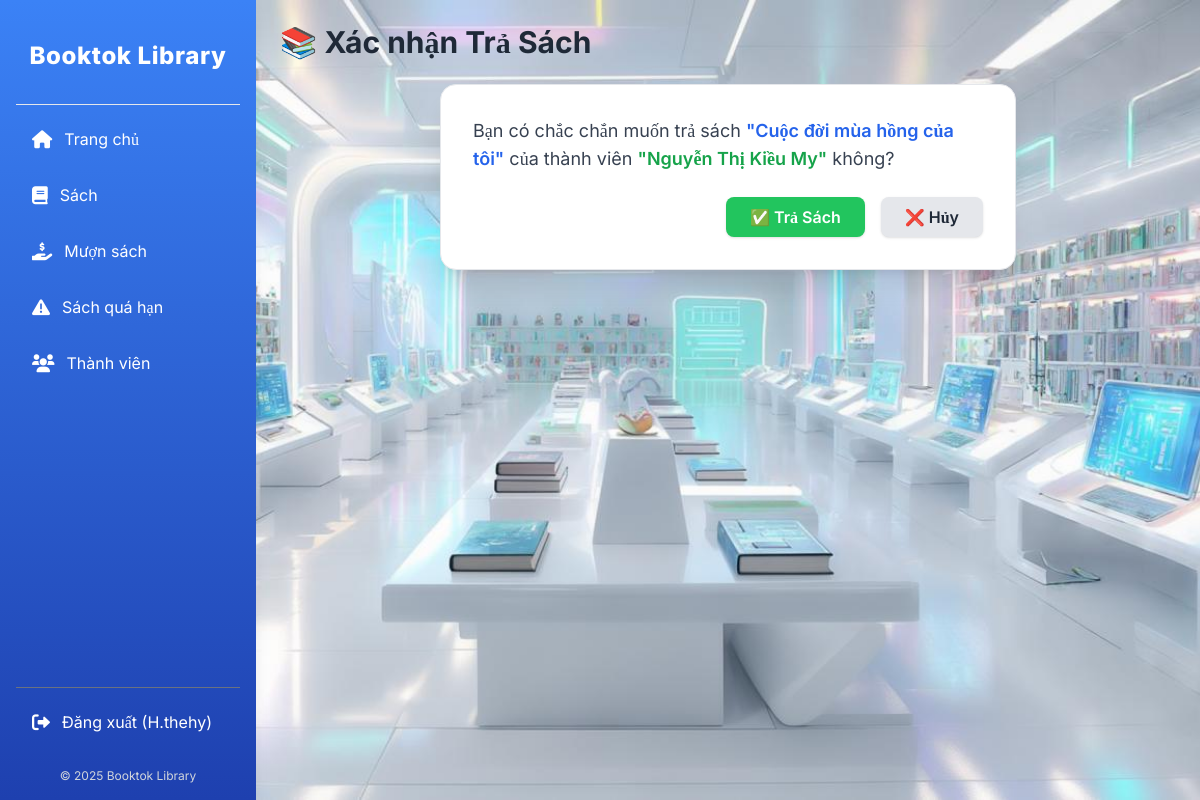
Page /library/return/3/ (signed in) on the committed database.
### src/library/models.py (models this page shows, shortened)
class BorrowRecord(models.Model):
    book = models.ForeignKey(Book, on_delete=models.CASCADE, verbose_name="Sách") # Khóa ngoại đến mô hình Book
    member = models.ForeignKey(Member, on_delete=models.CASCADE, verbose_name="Thành viên") # Khóa ngoại đến mô hình Member
    borrow_date = models.DateField(auto_now_add=True, verbose_name="Ngày Mượn") # Ngày mượn, tự động thêm khi tạo
    return_date = models.DateField(null=True, blank=True, verbose_name="Ngày Trả") # Ngày trả, có thể để trống
    due_date = models.DateField(verbose_name="Ngày Hết Hạn") # Ngày hết hạn trả sách
    class Meta:
        verbose_name = "Bản ghi mượn"
        verbose_name_plural = "Bản ghi mượn"

class Book(models.Model):
    STATUS_CHOICES = [
        (0, 'Có sẵn'),
        (1, 'Đã mượn'),
        (2, 'Trạng thái khác'),
    ]
    CATEGORY_CHOICES = [
        ('TIEU_THUYET', 'Tiểu thuyết'),
        ('GIAO_KHOA', 'Giáo khoa'),
        ('KHOA_HOC', 'Khoa học'),
    ]
    book_id = models.CharField(max_length=20, unique=True, verbose_name="ID Sách") # ID của quyển sách, phải là duy nhất
    title = models.CharField(max_length=255, verbose_name="Tên Sách") # Tên sách
    author = models.CharField(max_length=255, verbose_name="Tác Giả") # Tác giả
    pages = models.IntegerField(verbose_name="Số Trang") # Số trang
    publication_year = models.IntegerField(verbose_name="Năm Xuất Bản") # Năm xuất bản
    status = models.IntegerField(choices=STATUS_CHOICES, default=0, verbose_name="Trạng Thái Sách") # Trạng thái sách
    category = models.CharField(max_length=50, choices=CATEGORY_CHOICES, verbose_name="Chủng Loại Sách") # Chủng loại sách
    class Meta:
        verbose_name = "Sách"
        verbose_name_plural = "Sách"

class Member(models.Model):
    member_id = models.CharField(max_length=20, unique=True, verbose_name="ID Thành Viên") # ID thành viên, phải là duy nhất
    name = models.CharField(max_length=255, verbose_name="Tên Thành Viên") # Tên thành viên
    class Meta:
        verbose_name = "Thành viên"
        verbose_name_plural = "Thành viên"

### src/library/views.py (the view, shortened to what this page needs)
# urls.py: path('return/<int:pk>/', views.return_book, name='return_book'), # Trả sách theo ID của bản ghi mượn (pk)
@login_required
def return_book(request, pk):
    borrow_record = get_object_or_404(BorrowRecord, pk=pk) # Lấy bản ghi mượn dựa trên pk
    return render(request, 'library/return_books.html', {'borrow_record': borrow_record}) # Hiển thị trang xác nhận trả sách

### src/templates/library/return_books.html (shortened to what this page needs)
{% extends "library/base.html" %}
{% block content %}
<h2 class="text-3xl font-bold text-gray-800 mb-6">📚 Xác nhận Trả Sách</h2>
<div class="bg-white p-8 rounded-2xl shadow-xl border border-gray-200 max-w-xl mx-auto">
    <p class="text-lg text-gray-700 mb-6">
        Bạn có chắc chắn muốn trả sách
        <span class="font-semibold text-blue-600">"{{ borrow_record.book.title }}"</span>
        của thành viên
        <span class="font-semibold text-green-600">"{{ borrow_record.member.name }}"</span> không?
    </p>
    <form method="post" class="flex justify-end gap-4">
        <button
            type="submit"
            class="bg-green-500 hover:bg-green-600 text-white font-semibold py-2 px-6 rounded-lg shadow transition duration-200"
        >
            ✅ Trả Sách
        </button>
        <a
            href="{% url 'overdue_books' %}"
            class="bg-gray-200 hover:bg-gray-300 text-gray-800 font-semibold py-2 px-6 rounded-lg shadow transition duration-200"
        >
            ❌ Hủy
        </a>
    </form>
</div>
{% endblock %}

### src/templates/library/sidebar.html (shortened to what this page needs)
<aside class="w-64 bg-gradient-to-b from-blue-500 to-blue-800 text-white flex flex-col p-4 h-screen fixed left-0 top-0 shadow-lg z-1000">
    <div class="text-2xl font-extrabold text-center mb-8 mt-6 tracking-wide">
        <a href="{% url 'index' %}" class="hover:opacity-80 transition duration-300">Booktok Library</a>
    </div>
    <nav class="flex-grow">
        <ul class="space-y-3">
            <hr class="border-white-500">
            <li>
                <a href="{% url 'index' %}" class="flex items-center px-4 py-2 rounded-md hover:bg-blue-900 hover:pl-6 transition-all duration-300">
                    <i class="fas fa-home mr-3 text-lg"></i>
                    <span class="text-base">Trang chủ</span>
                </a>
            </li>
            <li>
                <a href="{% url 'book_list' %}" class="flex items-center px-4 py-2 rounded-md hover:bg-blue-900 hover:pl-6 transition-all duration-300">
                    <i class="fas fa-book mr-3 text-lg"></i>
                    <span class="text-base">Sách</span>
                </a>
            </li>
            <li>
                <a href="{% url 'borrow_book' %}" class="flex items-center px-4 py-2 rounded-md hover:bg-blue-900 hover:pl-6 transition-all duration-300">
                    <i class="fas fa-hand-holding-usd mr-3 text-lg"></i>
                    <span class="text-base">Mượn sách</span>
                </a>
            </li>
            <li>
                <a href="{% url 'overdue_books' %}" class="flex items-center px-4 py-2 rounded-md hover:bg-blue-900 hover:pl-6 transition-all duration-300">
                    <i class="fas fa-exclamation-triangle mr-3 text-lg"></i>
                    <span class="text-base">Sách quá hạn</span>
                </a>
            </li>
            <li>
                <a href="{% url 'member_list' %}" class="flex items-center px-4 py-2 rounded-md hover:bg-blue-900 hover:pl-6 transition-all duration-300">
                    <i class="fas fa-users mr-3 text-lg"></i>
                    <span class="text-base">Thành viên</span>
                </a>
            </li>
        </ul>
    </nav>
    <div class="mt-auto">
        <ul class="space-y-3 mt-4">
            <hr class="border-gray-500">
            {% if user.is_authenticated %}
                <li>
                    <a href="{% url 'logout' %}" class="flex items-center px-4 py-2 rounded-md hover:bg-blue-900 hover:pl-6 transition-all duration-300">
                        <i class="fas fa-sign-out-alt mr-3 text-lg"></i>
                        <span class="text-base">Đăng xuất ({{ user.username }})</span>
                    </a>
                </li>
            {% endif %}
        </ul>
        <div class="text-center text-xs text-gray-300 mt-6">
            <p>&copy; 2025 Booktok Library</p>
        </div>
    </div>
</aside>

### src/static/main.css (style rules this page uses)
body { font-family: Arial, sans-serif; margin: 0; padding: 0; background-image: url('images/bg1.jpg'); background-size: cover; background-repeat: no-repeat; background-position: center; background-attachment: fixed; }
a { color: #007bff; text-decoration: none; transition: color 0.2s ease-in-out; }
h1, h2, h3, h4, h5, h6 { color: #212529; margin-top: 0; margin-bottom: 0.5rem; }
.text-center { text-align: center; }

### rows in the picture
BorrowRecord: book "Cuộc đời mùa hồng của tôi", member.name "Nguyễn Thị Kiều My"

### other values in the picture
{{ user.username }} "H.thehy"
